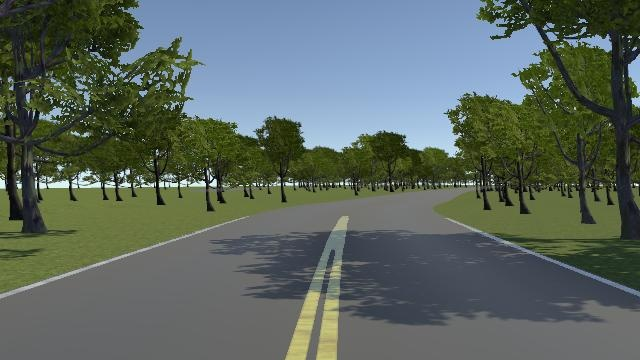
#> input picture code_cuoc_thi/window/img/img_10272.jpg, 640 x 360 px
$ python -i client.py   (imports and definitions only)
#> lines starting #> are read from the running program, lines starting #| are printed output that depends on the picture; after the words box and inside, x2 and y2 are one past the last pixel; in counts of white or black regions, pixels touching at a corner belong together
import socket
import sys
import time
import cv2
import numpy as np
import json
import base64

# Create a socket object
# [1 line that did not run here, left out]

# Define the port on which you want to connect
port = 54321

# connect to the server on local computer
# [1 line not run here, left out]

count = 0
angle = 10
speed = 100

class Lane:
    def __init__(self) -> None:
        self.height = 360
        self.width = 640

    def colorSelection(self,image):
        # Grab the x and y size and make a copy of the image
        ysize = image.shape[0]
#> ysize = 360
        xsize = image.shape[1]
#> xsize = 640
        color_select = np.copy(image)

        # Define color selection criteria
        ###### MODIFY THESE VARIABLES TO MAKE YOUR COLOR SELECTION
        red_threshold = 120
        green_threshold = 150
        blue_threshold = 150
        ######

        rgb_threshold = [red_threshold, green_threshold, blue_threshold]

        # Do a boolean or with the "|" character to identify
        # pixels below the thresholds
        thresholds = (image[:,:,0] < rgb_threshold[0]) \
                    | (image[:,:,1] < rgb_threshold[1]) \
                    | (image[:,:,2] < rgb_threshold[2])
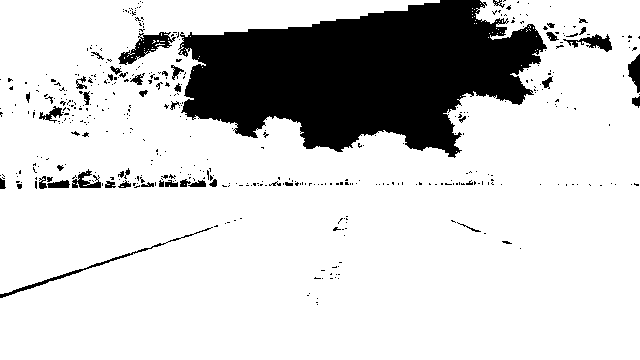
#> thresholds: shape (360, 640) bool; 81.7% white; 458 black regions (409 under 20 px), largest, box (x1, y1, x2, y2) and area: (178, 0, 547, 158) 36697, (118, 32, 176, 65) 706, (0, 227, 213, 298) 527
        color_select[thresholds] = [0,0,0]
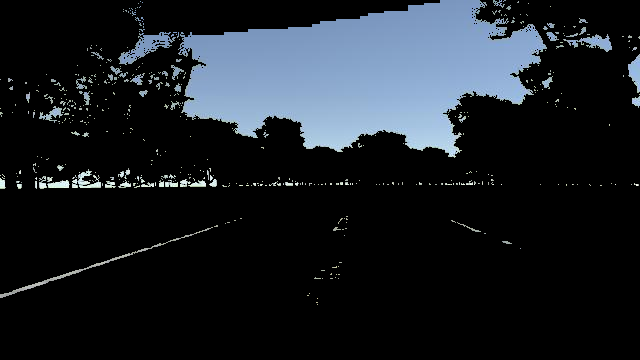
#> color_select: shape (360, 640, 3); mean R, G, B 26.5, 31.5, 37.3

        cv2.imshow("colorSelection", color_select)
        return color_select
    def regionMasking(self,image):
        ysize = image.shape[0]
#> ysize = 360
        xsize = image.shape[1]
#> xsize = 640
        addYSize = 30

        # Define the coordinates of the rectangle
        # Format: (x1, y1) - Top-left corner, (x2, y2) - Bottom-right corner
        rectangle_coordinates = [(0, int(ysize/2) + addYSize), (xsize, ysize)]
#> rectangle_coordinates = [(0, 210), (640, 360)]

        # Create a mask with the same size as the image
        mask = np.zeros_like(image)

        # Draw the rectangle on the mask
        cv2.rectangle(mask, rectangle_coordinates[0], rectangle_coordinates[1], (255, 255, 255), thickness=cv2.FILLED)
#> mask: shape (360, 640, 3); 41.7% white; 1 white region, box (x1, y1, x2, y2) and area: (0, 210, 640, 360) 96000

        # Bitwise AND operation to mask the original image
        result = cv2.bitwise_and(image, mask)
        cv2.imshow("regionMasking",result)
        return result
    def  GaussianBlur(self,image):
        Gray = cv2.cvtColor(image,cv2.COLOR_RGB2GRAY)
        # Define a kernel size for Gaussian smoothing / blurring
        kernel_size = 5 # Must be an odd number (3, 5, 7...)
        GaussianBlur = cv2.GaussianBlur(Gray,(kernel_size, kernel_size),0)
        return GaussianBlur
    def  cannyEdgeDetection(self,image):
        low_threshold = 180
        high_threshold = 240

        GaussianBlur = Lane.GaussianBlur(self, image)
        cannyEdgeDetection = cv2.Canny(GaussianBlur, low_threshold, high_threshold)
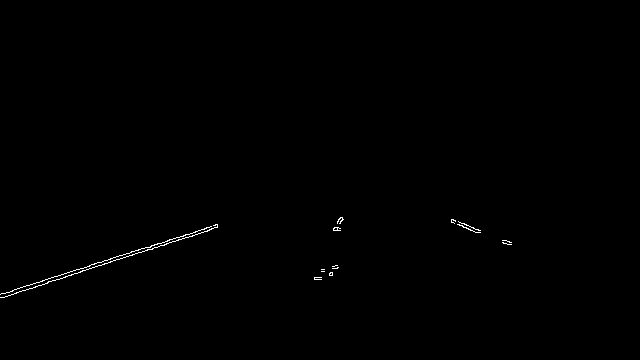
#> cannyEdgeDetection: shape (360, 640); 0.29% white in thin lines or dots, all inside (x1, y1, x2, y2) = (0, 217, 512, 298)

        cv2.imshow("cannyEdgeDetection",cannyEdgeDetection)
        return cannyEdgeDetection
    def houghTransform(self, cannyEdgeDetection,img):
        mask = np.zeros_like(cannyEdgeDetection)
        ignore_mask_color = 255
        vertices = np.array([[(0,self.height),(0, int(self.height/2)), (self.width, int(self.height/2)), (self.width,self.height)]], dtype=np.int32)
        cv2.fillPoly(mask, vertices, ignore_mask_color)
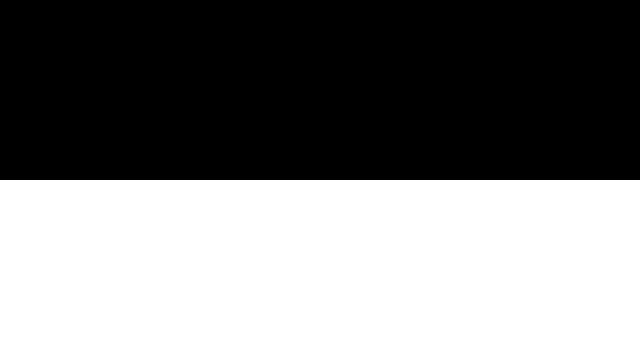
#> mask: shape (360, 640); 50% white; 1 white region, box (x1, y1, x2, y2) and area: (0, 180, 640, 360) 115200
        masked_edges = cv2.bitwise_and(cannyEdgeDetection, mask)
        # Define the Hough transform parameters
        # Make a blank the same size as our image to draw on
        rho = 1 # distance resolution in pixels of the Hough grid
        theta = np.pi/180 # angular resolution in radians of the Hough grid
        threshold = 20     # minimum number of votes (intersections in Hough grid cell)
        min_line_length = 4 #minimum number of pixels making up a line
        max_line_gap = 50    # maximum gap in pixels between connectable line segments
        line_image = np.copy(img)*0 # creating a blank to draw lines on
#> line_image: shape (360, 640, 3); every value is 0

        # Run Hough on edge detected image
        # Output "lines" is an array containing endpoints of detected line segments
        lines = cv2.HoughLinesP(masked_edges, rho, theta, threshold, np.array([]),
                                    min_line_length, max_line_gap)
#> lines = [[0, 294, 216, 224], [0, 297, 217, 227], [83, 268, 217, 225], [451, 219, 511, 242], [451, 222, 510, 242], [463, 227, 508, 244]]

        # Iterate over the output "lines" and draw lines on a blank image
        for line in lines:
            for x1,y1,x2,y2 in line:
                cv2.line(line_image,(x1,y1),(x2,y2),(255,0,0),10)
#> this loop made 6 passes
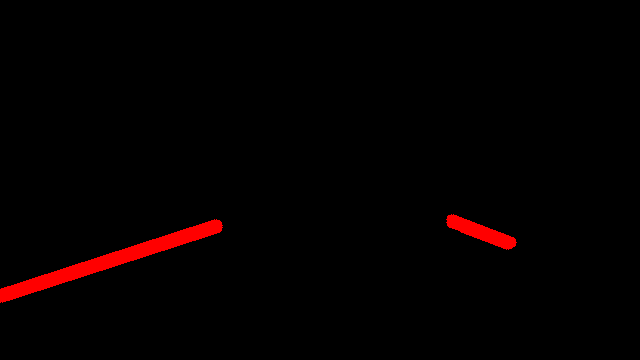
#> line_image: shape (360, 640, 3); mean R, G, B 4.7, 0, 0

        # Create a "color" binary image to combine with line image
        color_edges = np.dstack((cannyEdgeDetection, cannyEdgeDetection, cannyEdgeDetection))

        # Draw the lines on the edge image
        lines_edges = cv2.addWeighted(color_edges, 0.8, line_image, 1, 0)
        lines_edges = cv2.polylines(lines_edges,vertices, True, (0,0,255), 10)
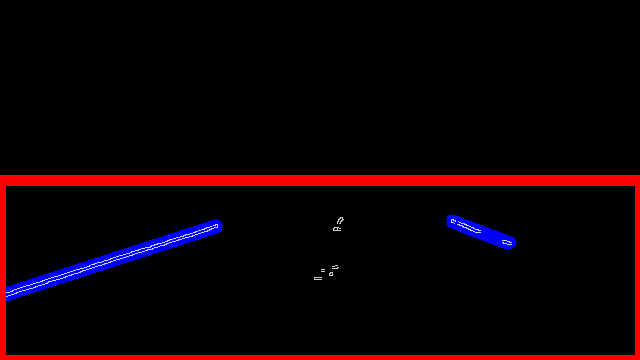
#> lines_edges: shape (360, 640, 3); mean of channels 0, 1, 2 4.7, 0.6, 14; drawn as B, G, R

        cv2.imshow("lines_edges", lines_edges)
        return lines_edges
    def control_device(self,img):
        off_set_height = int(int(self.height/2)/2)
        point_start = (0,int(self.height/2) + off_set_height)
        point_end = (self.width,int(self.height/2) + off_set_height)
        color = (255,255,255)
        thickness = 7
        img = cv2.line(img,point_start,point_end,color,thickness)
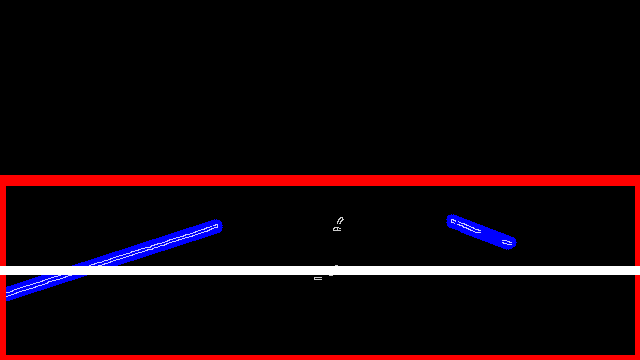
#> img: shape (360, 640, 3); mean of channels 0, 1, 2 10.6, 6.9, 20.2; drawn as B, G, R
        cv2.imshow("control_device",img)
    def process(self,img):
        colorSelection = Lane.colorSelection(self, img)
        regionMasking = Lane.regionMasking(self,colorSelection)
        cannyEdgeDetection = Lane.cannyEdgeDetection(self,regionMasking)
        houghTransform = Lane.houghTransform(self,cannyEdgeDetection,img)
        Lane.control_device(self,houghTransform)

def warper(img, src, dst):

    # Compute and apply perpective transform
    img_size = (img.shape[1], img.shape[0])
    M = cv2.getPerspectiveTransform(src, dst)
    warped = cv2.warpPerspective(img, M, img_size, flags=cv2.INTER_NEAREST)  # keep same size as input image

    return warped
# [54 lines not run here, left out]

>>> import cv2
>>> picture = cv2.cvtColor(cv2.imread('img/img_10272.jpg'), cv2.COLOR_BGR2RGB)
>>> result = Lane().process(picture)

$ run again, on code_cuoc_thi/window/img/img_10377.jpg
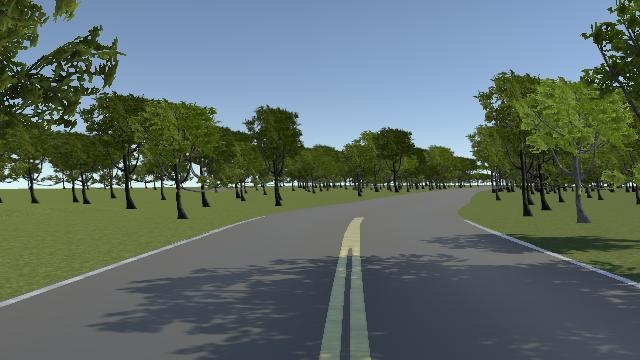
#> input picture code_cuoc_thi/window/img/img_10377.jpg, 640 x 360 px
#> in colorSelection, `thresholds = (image[:,:,0] < rgb_threshold[0]) \ | (image[:,:,1] < rgb..`:
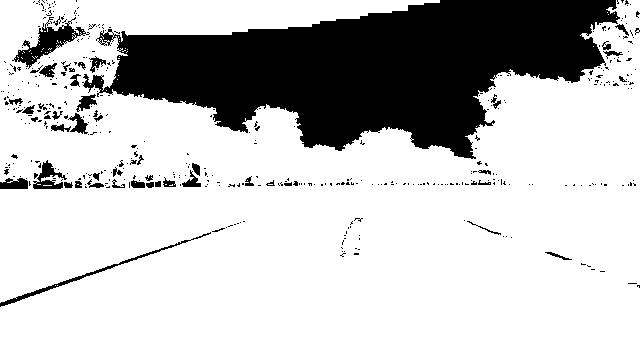
#> thresholds: shape (360, 640) bool; 76.8% white; 446 black regions (398 under 20 px), largest, box (x1, y1, x2, y2) and area: (82, 0, 620, 159) 47257, (12, 17, 90, 69) 1157, (0, 232, 211, 307) 625
#> cannyEdgeDetection: shape (360, 640); 0.34% white in thin lines or dots, all inside (x1, y1, x2, y2) = (0, 217, 640, 307)
#> lines = [[0, 306, 225, 229], [0, 302, 220, 227], [468, 220, 638, 285], [14, 298, 231, 224], [630, 284, 639, 287], [466, 222, 637, 287], [468, 223, 564, 260], [467, 221, 497, 232]]
#> the loop in houghTransform, `for line in lines:` made 8 passes
#> in control_device, `img = cv2.line(img,point_start,point_end,color,thickness)`:
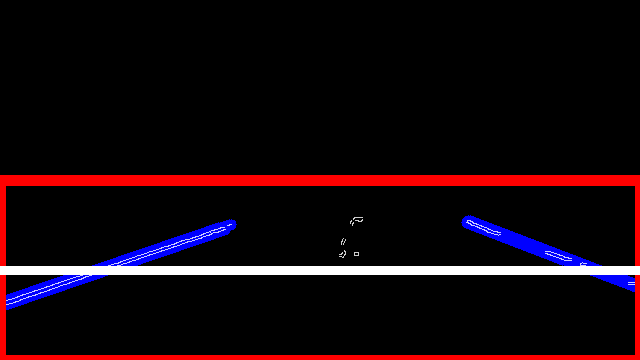
#> img: shape (360, 640, 3); mean of channels 0, 1, 2 12.3, 7, 20.3; drawn as B, G, R

$ run again, on code_cuoc_thi/window/img/img_1118.jpg
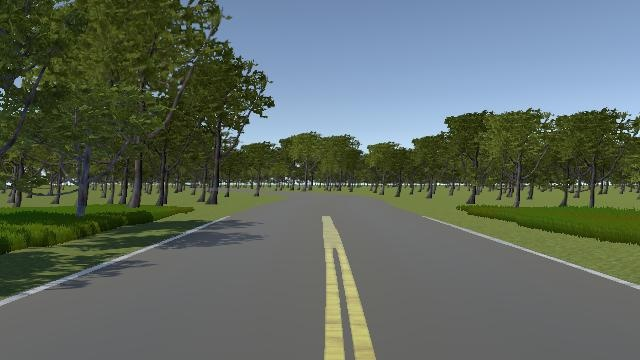
#> input picture code_cuoc_thi/window/img/img_1118.jpg, 640 x 360 px
#> in colorSelection, `thresholds = (image[:,:,0] < rgb_threshold[0]) \ | (image[:,:,1] < rgb..`:
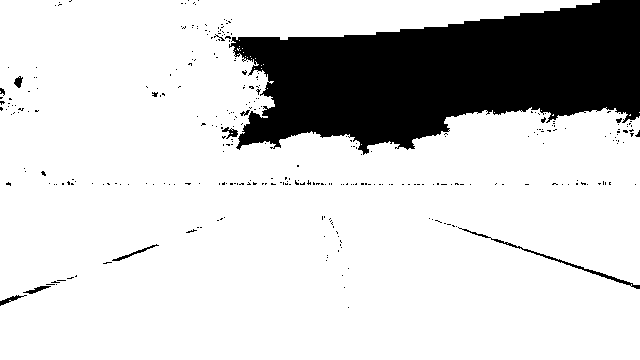
#> thresholds: shape (360, 640) bool; 81.7% white; 322 black regions (311 under 20 px), largest, box (x1, y1, x2, y2) and area: (229, 0, 640, 155) 40245, (458, 227, 640, 289) 451, (112, 244, 159, 261) 114
#> cannyEdgeDetection: shape (360, 640); 0.34% white in thin lines or dots, all inside (x1, y1, x2, y2) = (0, 215, 640, 306)
#> lines = [[536, 255, 639, 289], [436, 219, 639, 285], [434, 221, 581, 269], [1, 300, 223, 219], [1, 305, 195, 231], [14, 296, 133, 251], [0, 305, 152, 244], [438, 223, 638, 288]]
#> the loop in houghTransform, `for line in lines:` made 8 passes
#> in control_device, `img = cv2.line(img,point_start,point_end,color,thickness)`:
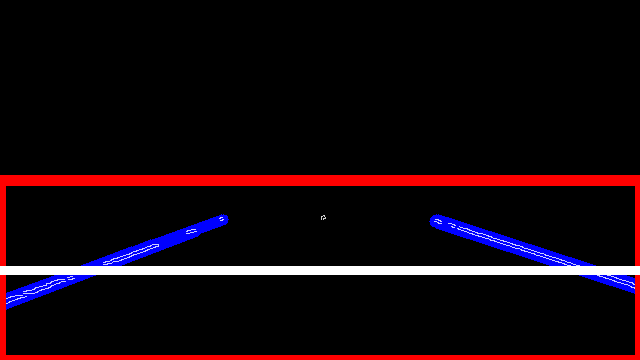
#> img: shape (360, 640, 3); mean of channels 0, 1, 2 12.6, 7, 20.3; drawn as B, G, R

$ run again, on code_cuoc_thi/window/img/img_1160.jpg
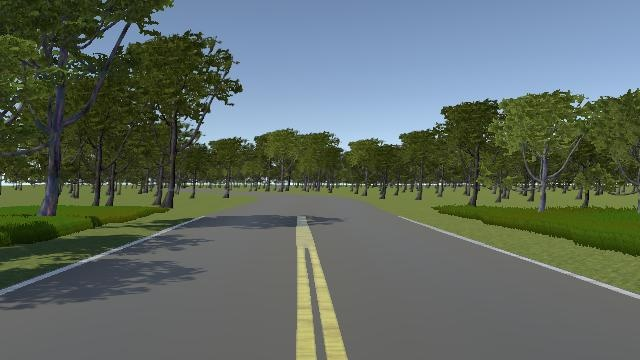
#> input picture code_cuoc_thi/window/img/img_1160.jpg, 640 x 360 px
#> thresholds: shape (360, 640) bool; 81.5% white; 368 black regions (353 under 20 px), largest, box (x1, y1, x2, y2) and area: (196, 0, 640, 153) 39998, (434, 228, 640, 299) 564, (81, 26, 124, 59) 460
#> cannyEdgeDetection: shape (360, 640); 0.25% white in thin lines or dots, all inside (x1, y1, x2, y2) = (79, 227, 640, 299)
#> lines = [[434, 230, 589, 281], [434, 227, 639, 294], [499, 252, 639, 298], [463, 237, 638, 294], [79, 260, 170, 230], [433, 229, 470, 241], [92, 260, 168, 228], [435, 230, 527, 260]]
#> the loop in houghTransform, `for line in lines:` made 8 passes
#> in control_device, `img = cv2.line(img,point_start,point_end,color,thickness)`:
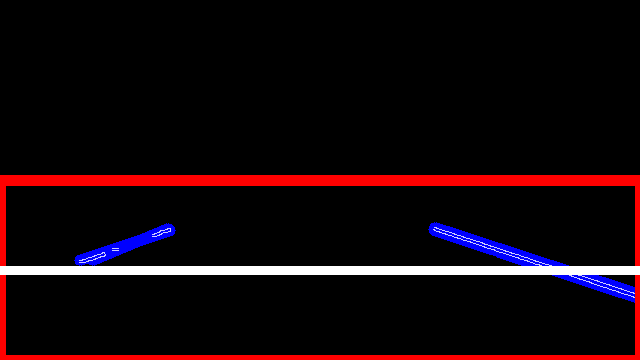
#> img: shape (360, 640, 3); mean of channels 0, 1, 2 10.9, 6.8, 20.1; drawn as B, G, R
